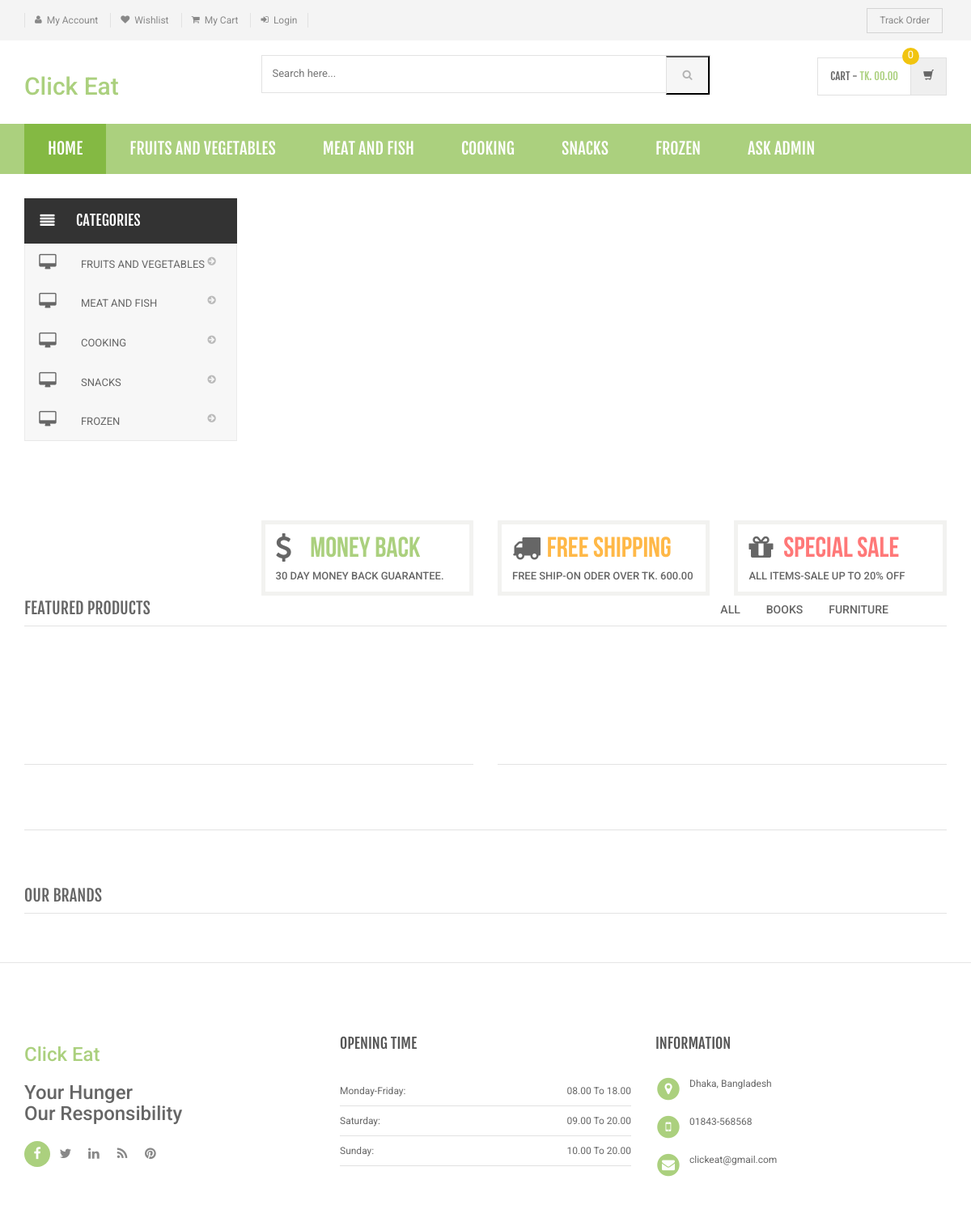
The page / on the database its author committed.
### tables this page shows
CREATE TABLE `category` (
  `id` int(11) NOT NULL,
  `categoryName` varchar(255) DEFAULT NULL,
  `categoryDescription` longtext DEFAULT NULL,
  `creationDate` timestamp NOT NULL DEFAULT current_timestamp(),
  `updationDate` varchar(255) DEFAULT NULL
);

### index.php (the view, shortened to what this page needs)
<?php
include('includes/config.php');
?>
<!DOCTYPE html>
<html lang="en">
	<head>
	    <link rel="stylesheet" href="assets/css/bootstrap.min.css">
	    <link rel="stylesheet" href="assets/css/main.css">
	    <link rel="stylesheet" href="assets/css/green.css">
	    <link rel="stylesheet" href="assets/css/owl.carousel.css">
		<link rel="stylesheet" href="assets/css/owl.transitions.css">
		<link href="assets/css/lightbox.css" rel="stylesheet">
		<link rel="stylesheet" href="assets/css/animate.min.css">
		<link rel="stylesheet" href="assets/css/rateit.css">
		<link rel="stylesheet" href="assets/css/bootstrap-select.min.css">
		<link rel="stylesheet" href="assets/css/config.css">
		<link href="assets/css/green.css" rel="alternate stylesheet" title="Green color">
		<link href="assets/css/blue.css" rel="alternate stylesheet" title="Blue color">
		<link href="assets/css/red.css" rel="alternate stylesheet" title="Red color">
		<link href="assets/css/orange.css" rel="alternate stylesheet" title="Orange color">
		<link href="assets/css/dark-green.css" rel="alternate stylesheet" title="Darkgreen color">
		<link rel="stylesheet" href="assets/css/font-awesome.min.css">
	</head>
    <body class="cnt-home">
<header class="header-style-1">
<?php include('includes/top-header.php');?>
<?php include('includes/main-header.php');?>
<?php include('includes/menu-bar.php');?>
</header>
<div class="body-content outer-top-xs" id="top-banner-and-menu">
	<div class="container">
		<div class="furniture-container homepage-container">
		<div class="row">
			<div class="col-xs-12 col-sm-12 col-md-3 sidebar">
	<?php include('includes/side-menu.php');?>
			</div>
			<div class="col-xs-12 col-sm-12 col-md-9 homebanner-holder">
<div id="hero" class="homepage-slider3">
</div>
<div class="info-boxes wow fadeInUp">
	<div class="info-boxes-inner">
		<div class="row">
			<div class="col-md-6 col-sm-4 col-lg-4">
				<div class="info-box">
					<div class="row">
						<div class="col-xs-2">
						     <i class="icon fa fa-dollar"></i>
						</div>
						<div class="col-xs-10">
							<h4 class="info-box-heading green">money back</h4>
						</div>
					</div>
					<h6 class="text">30 Day Money Back Guarantee.</h6>
				</div>
			</div>
			<div class="hidden-md col-sm-4 col-lg-4">
				<div class="info-box">
					<div class="row">
						<div class="col-xs-2">
							<i class="icon fa fa-truck"></i>
						</div>
						<div class="col-xs-10">
							<h4 class="info-box-heading orange">free shipping</h4>
						</div>
					</div>
					<h6 class="text">free ship-on oder over Tk. 600.00</h6>
				</div>
			</div>
			<div class="col-md-6 col-sm-4 col-lg-4">
				<div class="info-box">
					<div class="row">
						<div class="col-xs-2">
							<i class="icon fa fa-gift"></i>
						</div>
						<div class="col-xs-10">
							<h4 class="info-box-heading red">Special Sale</h4>
						</div>
					</div>
					<h6 class="text">All items-sale up to 20% off </h6>
				</div>
			</div>
		</div>
	</div>
</div>
			</div>
		</div>
		<div id="product-tabs-slider" class="scroll-tabs inner-bottom-vs  wow fadeInUp">
			<div class="more-info-tab clearfix">
			   <h3 class="new-product-title pull-left">Featured Products</h3>
				<ul class="nav nav-tabs nav-tab-line pull-right" id="new-products-1">
					<li class="active"><a href="#all" data-toggle="tab">All</a></li>
					<li><a href="#books" data-toggle="tab">Books</a></li>
					<li><a href="#furniture" data-toggle="tab">Furniture</a></li>
				</ul>
			</div>
		</div>
			<div class="sections prod-slider-small outer-top-small">
				<div class="row">
					<div class="col-md-6">
	                   <section class="section">
	                   	<h3 class="section-title"></h3>
	                   </section>
					</div>
					<div class="col-md-6">
						<section class="section">
							<h3 class="section-title"></h3>
	                   </section>
					</div>
				</div>
			</div>
	<section class="section featured-product inner-xs wow fadeInUp">
		<h3 class="section-title"></h3>
		</section>
<?php include('includes/brands-slider.php');?>
</div>
</div>
<?php include('includes/footer.php');?>
</body>
</html>

### includes/menu-bar.php (shortened to what this page needs)
<div class="header-nav animate-dropdown">
    <div class="container">
        <div class="yamm navbar navbar-default" role="navigation">
            <div class="nav-bg-class">
                <div class="navbar-collapse collapse" id="mc-horizontal-menu-collapse">
	<div class="nav-outer">
		<ul class="nav navbar-nav">
			<li class="active dropdown yamm-fw">
				<a href="index.php" data-hover="dropdown" class="dropdown-toggle">Home</a>
			</li>
              <?php $sql=mysqli_query($con,"select id,categoryName  from category limit 6");
while($row=mysqli_fetch_array($sql))
{
    ?>
			<li class="dropdown yamm">
				<a href="category.php?cid=<?php echo $row['id'];?>"> <?php echo $row['categoryName'];?></a>
			</li>
			<?php } ?>
			<li class="dropdown yamm-fw">
				<a href="reports.php" data-hover="dropdown" class="dropdown-toggle">Ask Admin</a>
			</li>
		</ul>
		<div class="clearfix"></div>
	</div>
</div>
            </div>
        </div>
    </div>
</div>

### includes/side-menu.php
<div class="side-menu animate-dropdown outer-bottom-xs">
    <div class="head"><i class="icon fa fa-align-justify fa-fw"></i> Categories</div>
    <nav class="yamm megamenu-horizontal" role="navigation">
        <ul class="nav">
            <li class="dropdown menu-item">
              <?php $sql=mysqli_query($con,"select id,categoryName  from category");
while($row=mysqli_fetch_array($sql))
{
    ?>
                <a href="category.php?cid=<?php echo $row['id'];?>" class="dropdown-toggle"><i class="icon fa fa-desktop fa-fw"></i>
                <?php echo $row['categoryName'];?></a>
                <?php }?>
</li>
</ul>
    </nav>
</div>

### assets/css/green.css (style rules this page uses)
a { color: #abd07e; }
.header-style-1 .header-nav { background: #abd07e; }
.cnt-home .header-style-1 .header-nav .navbar .navbar-nav > li.active { background: #84b943; }
.info-box .info-box-heading.green { color: #abd07e; }

### assets/css/lightbox.css (style rules this page uses)
body:after { content: url(../images/close.png) url(../images/loading.gif) url(../images/prev.png) url(../images/next.png); display: none; }

### assets/css/blue.css (style rules this page uses)
a { color: #3498db; }
.header-style-1 .header-nav { background: #3498db; }
.cnt-home .header-style-1 .header-nav .navbar .navbar-nav > li.active { background: #1d6ca1; }
.info-box .info-box-heading.green { color: #3498db; }

### assets/css/red.css (style rules this page uses)
a { color: #ff6c6c; }
.header-style-1 .header-nav { background: #ff6c6c; }
.cnt-home .header-style-1 .header-nav .navbar .navbar-nav > li.active { background: #ff1a1a; }
.info-box .info-box-heading.green { color: #ff6c6c; }

### assets/css/orange.css (style rules this page uses)
a { color: #f39c12; }
.header-style-1 .header-nav { background: #f39c12; }
.cnt-home .header-style-1 .header-nav .navbar .navbar-nav > li.active { background: #ab6c09; }
.info-box .info-box-heading.green { color: #f39c12; }

### assets/css/dark-green.css (style rules this page uses)
a { color: #12cca7; }
.header-style-1 .header-nav { background: #12cca7; }
.cnt-home .header-style-1 .header-nav .navbar .navbar-nav > li.active { background: #0b816a; }
.info-box .info-box-heading.green { color: #12cca7; }

### rows shown on the page
category: categoryName "FRUITS AND VEGETABLES"
category: categoryName "MEAT AND FISH"
category: categoryName "COOKING"
category: categoryName "SNACKS"
category: categoryName "FROZEN"
